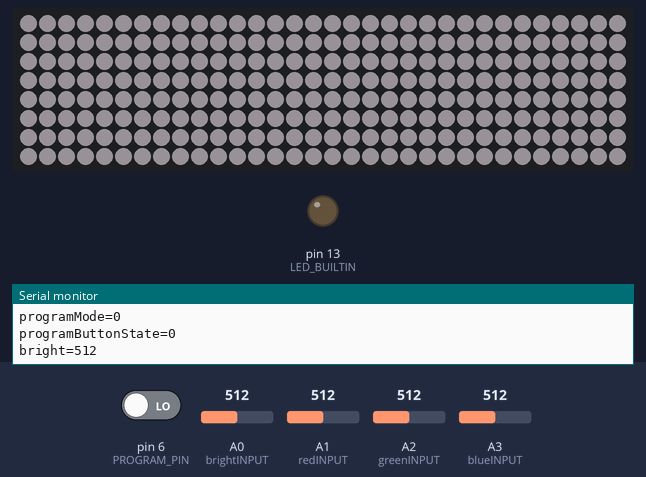
Simulated run of this sketch. Board: Arduino Uno, built with avr-gcc and run on an emulated ATmega328P. Shown: 32×8 RGB LED matrix (first LED top left, wired row by row), output pins drawn as LEDs (lit = HIGH), the last lines printed to the serial monitor. The test bench sets the inputs (shaded band); at power-on: pin 6 (PROGRAM_PIN) LOW, A1 (redINPUT) = 512, A2 (greenINPUT) = 512, A3 (blueINPUT) = 512, A0 (brightINPUT) = 512. Dim RGB values are drawn brighter than linear.

Above: at 2.2 s.
2.3 s: pin 6 (PROGRAM_PIN) driven HIGH
At 3.2 s:
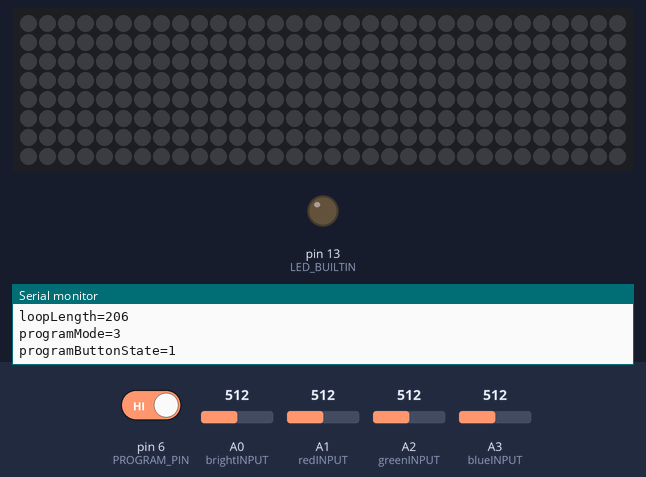
5.3 s: A1 (redINPUT) set to 561
At 6.0 s:
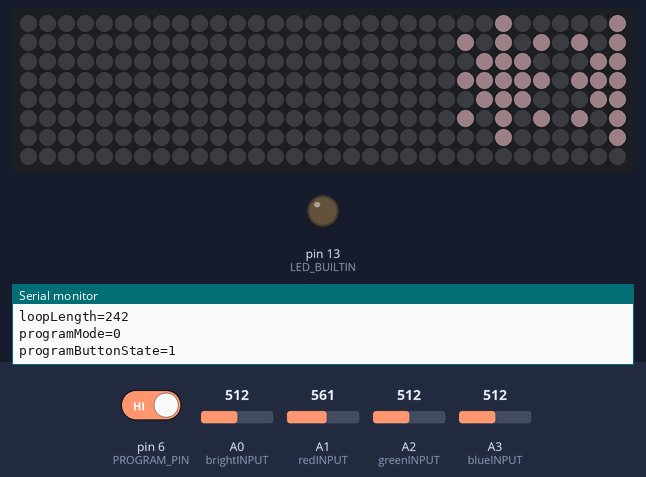
7.3 s: A1 (redINPUT) set to 588
At 9.54 s:
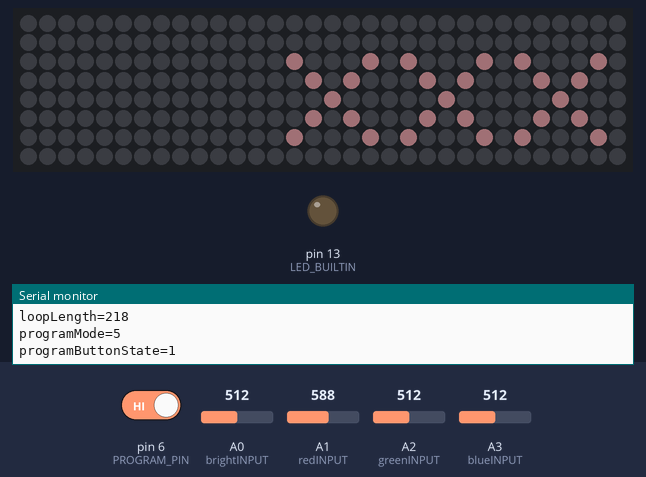
10.2 s: A2 (greenINPUT) set to 716
At 11.51 s:
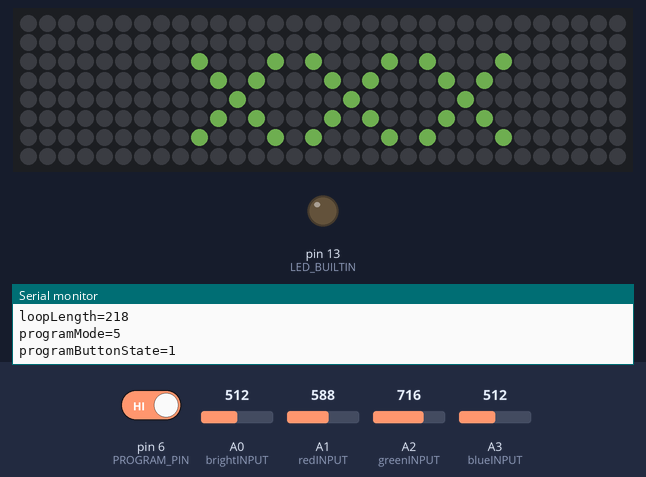
13.2 s: A3 (blueINPUT) set to 535
14.9 s: A3 (blueINPUT) set to 558
At 15.6 s:
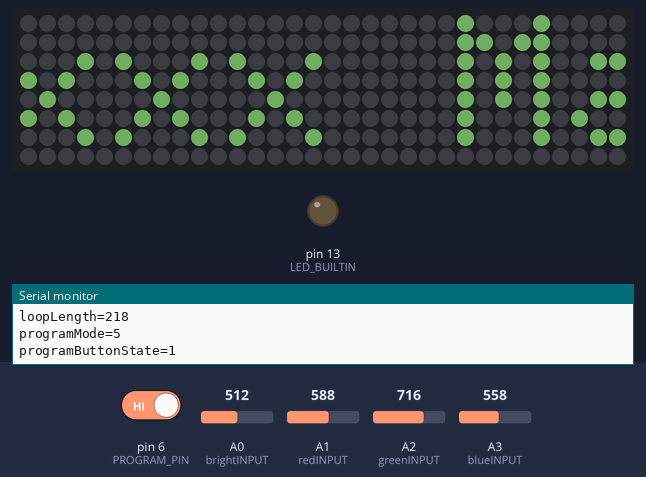
Timing chart, 0 to 17.9 s (numbered marks = the images above; inputs shaded):
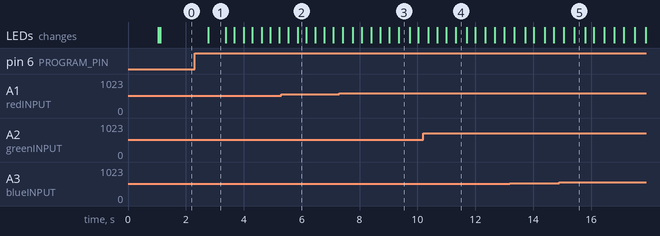

The sketch:

NeoMatrix_Photoflood_Messenger.ino
```cpp
/// Neomatrix Photoflood by R.Beardmore 11 December 2020
/// This is designed to light a whole RGB Addressable NeoMatrix LED panel (WS2812)
/// by varing the intensity of the brightness, red, green and blue values
/// to create a variable and controllablelighting system for photography
/// and videography shooting. It is based on the Adafruit NeoMatrix library
/// feel free to modify this code and learn from it. *** Merry Christmas ***
/// TekMaker.co.uk

/// this is the photoflood only version. There is also a photoflood message version
/// which requires and additional push button. This will allow different messages to be displayed too.

/// Load AdadFruit Libraries
#include <Adafruit_GFX.h>
#include <Adafruit_NeoMatrix.h>
#include <Adafruit_NeoPixel.h>
#ifndef PSTR
#definde PSTR // Make Arduino Due Happy
#endif

#define DATA_PIN 7  // the datapin used to connect to the WS2812 on UNO
#define PROGRAM_PIN 6 // the pin for the prgram change button

// define the analog input pins for the variable resisitors
const int brightINPUT = 14;
const int redINPUT = 15;
const int greenINPUT = 16;
const int blueINPUT = 17;

// MATRIX DECLARATION:
// Parameter 1 = width of NeoPixel matrix
// Parameter 2 = height of matrix
// Parameter 3 = pin number (most are valid)
// Parameter 4 = matrix layout flags, add together as needed:
//   NEO_MATRIX_TOP, NEO_MATRIX_BOTTOM, NEO_MATRIX_LEFT, NEO_MATRIX_RIGHT:
//     Position of the FIRST LED in the matrix; pick two, e.g.
//     NEO_MATRIX_TOP + NEO_MATRIX_LEFT for the top-left corner.
//   NEO_MATRIX_ROWS, NEO_MATRIX_COLUMNS: LEDs are arranged in horizontal
//     rows or in vertical columns, respectively; pick one or the other.
//   NEO_MATRIX_PROGRESSIVE, NEO_MATRIX_ZIGZAG: all rows/columns proceed
//     in the same order, or alternate lines reverse direction; pick one.
//   See example below for these values in action.
// Parameter 5 = pixel type flags, add together as needed:
//   NEO_KHZ800  800 KHz bitstream (most NeoPixel products w/WS2812 LEDs)
//   NEO_KHZ400  400 KHz (classic 'v1' (not v2) FLORA pixels, WS2811 drivers)
//   NEO_GRB     Pixels are wired for GRB bitstream (most NeoPixel products)
//   NEO_GRBW    Pixels are wired for GRBW bitstream (RGB+W NeoPixel products)
//   NEO_RGB     Pixels are wired for RGB bitstream (v1 FLORA pixels, not v2)
// ------------------------------------------------------------------------------

// Example for NeoPixel Shield.  In this application we'd like to use it
// as a 5x8 tall matrix, with the USB port positioned at the top of the
// Arduino.  When held that way, the first pixel is at the top right, and
// lines are arranged in columns, progressive order.  The shield uses
// 800 KHz (v2) pixels that expect GRB color data.
Adafruit_NeoMatrix matrix = Adafruit_NeoMatrix(32, 8, DATA_PIN,
                            NEO_MATRIX_BOTTOM     + NEO_MATRIX_RIGHT +
                            NEO_MATRIX_COLUMNS + NEO_MATRIX_ZIGZAG,
                            NEO_GRB            + NEO_KHZ800);

/// *** you may need to play around with the above values as mentioned in the video ***
/// *** as not all WS2812/NeoMatrix displays have the same orientation, see the manufacturer's specs ***

const uint16_t colors[] = { matrix.Color(255, 0, 0), matrix.Color(0, 255, 0), matrix.Color(0, 0, 255) };

// photoflood declaration
#define NUM_LEDS 256 // number of LEDs to be controlled
#define COLOR_ORDER RGB // we want to program the leds in that order

int programMode = 0;
int programButtonState = 0;
const int progMax = 5; // includes zero

void setup() {
  Serial.begin(9600);
  Serial.println("Setup ran..");
  pinMode(LED_BUILTIN, OUTPUT);
  pinMode(brightINPUT, INPUT);
  pinMode(redINPUT, INPUT);
  pinMode(greenINPUT, INPUT);
  pinMode(blueINPUT, INPUT);
  pinMode(DATA_PIN, OUTPUT);
  pinMode(PROGRAM_PIN, INPUT);

  // matrix
  matrix.begin();
  matrix.clear();
  matrix.setTextWrap(false);
  matrix.setTextColor(colors[0]);
  matrix.setBrightness(25);
  matrix.fillScreen(matrix.Color(255, 255, 255));// test leds
  matrix.show();
  delay(1000);
  matrix.fillScreen(matrix.Color(0, 0, 0));// then clear leds
  matrix.show();
  delay(50);
}

int x = matrix.width();
int pass = 0;

void loop() // fill the screen with a single color
{
  // these print commands are for Serial debugging in development
  Serial.println("bright=" + String(analogRead(brightINPUT)));
  Serial.println("red=" + String(analogRead(redINPUT)));
  Serial.println("green=" + String(analogRead(greenINPUT)));
  Serial.println("blue=" + String(analogRead(blueINPUT)));

  switch  (programMode)
  {
    case 1:
      displayText("### Great things coming soon! ###");
      break;

    case 2:
      displayText("::: Please like and subscribe! :::");
      break;

    case 3:
      displayText("--- It's the MaryJane show! ---");
      break;

    case 4:
      displayText("xxx MaryJane's Erotic Story Time xxx");
      break;

    case 5:
      displayText("*** TekMaker - build something today ***");
      break;

    default:
      photoFlood();
      break;
  }

  // get button state
  programButtonState =  digitalRead(PROGRAM_PIN);
  // what to do when program button pressed?
  if (programButtonState == 1) {
    programMode += 1;
    if (programMode >= progMax + 1) {
      programMode = 0;
    }

  }
  Serial.println("programMode=" + String(programMode));
  Serial.println("programButtonState=" + String(digitalRead(PROGRAM_PIN)));
  delay(250);
}

void displayText(String message)
{
  int l = message.length();
  int loopLength = (l * 6 ) + 2;
  Serial.println("loopLength=" + String(loopLength));

  int brightLEVEL = analogRead(brightINPUT) / 4;
  matrix.setBrightness(brightLEVEL);
  int redLEVEL = analogRead(redINPUT) / 4;
  int greenLEVEL = analogRead(greenINPUT) / 4;
  int blueLEVEL = analogRead(blueINPUT) / 4;

  matrix.fillScreen(0);
  matrix.setCursor(x, 0);
  matrix.print(message);
  matrix.setTextColor(matrix.Color(redLEVEL, greenLEVEL, blueLEVEL));

  if (--x < - loopLength) {
    x = matrix.width();
    //if(++pass >= 256) pass = 0;
  }

  matrix.show();
  delay(25); // change this value to alter the scrollign speed. Smaller is faster!


}

void photoFlood()  // photoflood program
{
  int brightLEVEL = analogRead(brightINPUT) / 4;
  matrix.setBrightness(brightLEVEL);
  int redLEVEL = analogRead(redINPUT) / 4;
  int greenLEVEL = analogRead(greenINPUT) / 4;
  int blueLEVEL = analogRead(blueINPUT) / 4;
  matrix.clear();
  // lights the whole screen in one go, fastest way ever!
  matrix.fillScreen(matrix.Color(redLEVEL, greenLEVEL, blueLEVEL));
  matrix.show();
}
```

Measured:
- the behaviour switches between 575 and 576 on A1 (redINPUT) (found by bisection; images 2 and 3)
- the behaviour switches between 543 and 544 on A3 (blueINPUT) (found by bisection; images 4 and 5)
- after the input at 2.3 s, the LEDs: change after 0.47 s (image 1)
- after the input at 7.3 s, the LEDs: first differ from a run without the input after 0.47 s (image 3 shows a later state)
- after the input at 10.2 s, the LEDs: first differ from a run without the input after 0.48 s (image 4 shows a later state)
- after the input at 14.9 s, the LEDs: first differ from a run without the input after 0.51 s (image 5)
- what the display in image 1 shows lasts 0.6 s, from 2.8 s to 3.4 s
